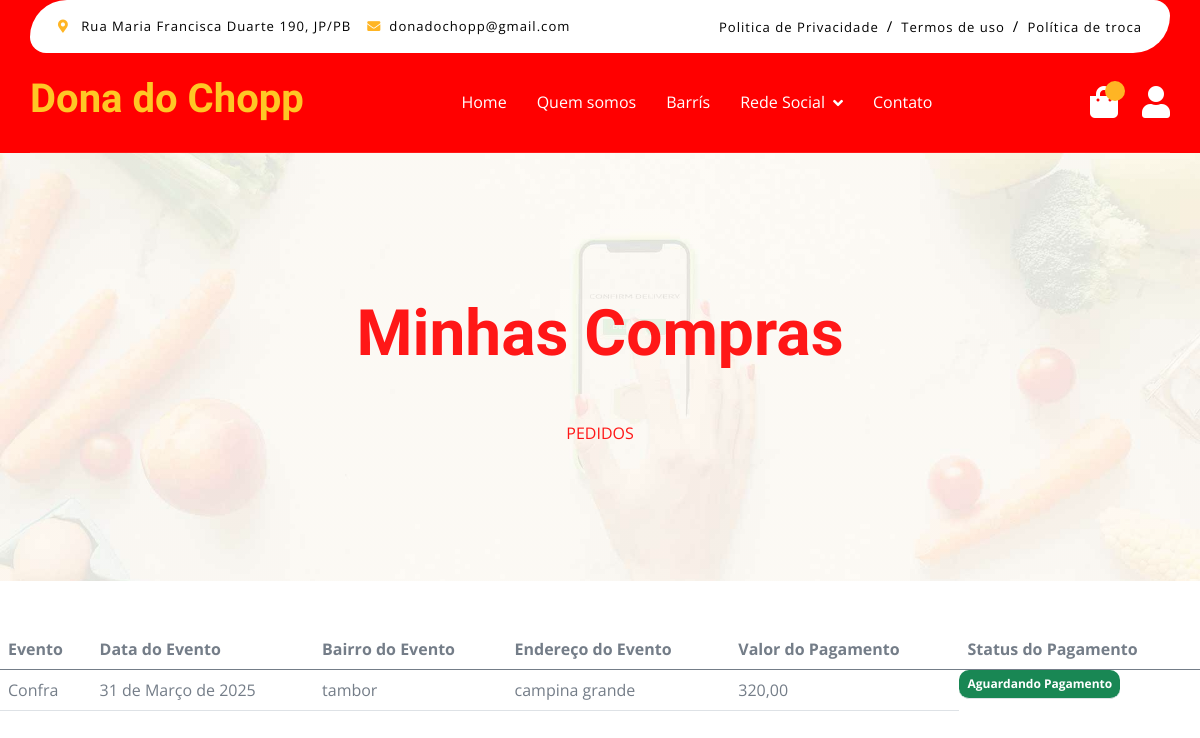
Page /minhas-compras/ (signed in) on the committed database.
### authentication/models.py (models this page shows, shortened)
class Evento(models.Model):
    usuario = models.ForeignKey(Usuario, on_delete=models.CASCADE)
    cep = models.CharField(max_length=8, default=0)
    celular = models.CharField(max_length=11)
    bairro = models.CharField(max_length=100, default='None')
    endereco = models.CharField(max_length=100)
    data_evento = models.DateField(null=True)
    tipo_evento = models.CharField(max_length=50, null=True)
    status = models.CharField(max_length=50, null=True, blank=True, default=' ')
    hora_evento = models.TimeField(null=True)
    valor = models.DecimalField(max_digits=10, decimal_places=2, default=0)
    chopeiras = models.ManyToManyField(Chopeira)

### authentication/views.py (the view)
# urls.py: path('minhas-compras/', PedidosView.as_view(), name='minhas_compras'),
class PedidosView(TemplateView):
    template_name = 'sucesso.html'
    def get(self, request):
        usuario = request.user.username
        user = Usuario.objects.get(username=usuario)
        eventos = Evento.objects.filter(usuario=user).order_by('-id')
        print(f'-------------{usuario}---------')
        print(f'-------------{len(eventos)}---------')
        context = {'pagamentos':eventos}
        return render(request, self.template_name, context)

### templates/sucesso.html (shortened to what this page needs)
{% extends "base.html" %}
{% block 'content'%}
{% include 'parciais/nav_bar.html'%}
<div class="container-xxl py-5 bg-dark hero-header mb-5">
    <div class="container text-center my-5 pt-5 pb-4">
        <h1 class="mb-5 display-3 text-primary">Minhas Compras</h1>
        <nav aria-label="breadcrumb">
            <ol class="breadcrumb justify-content-center text-uppercase">
                <li class="breadcrumb-item"><a href="#">Pedidos</a></li>
            </ol>
        </nav>
    </div>
</div>
{% if pagamentos %}
    <table class="table d-none d-md-table">
        <thead>
            <tr>
                <th scope="col">Evento</th>
                <th scope="col">Data do Evento</th>
                <th scope="col">Bairro do Evento</th>
                <th scope="col">Endereço do Evento</th>
                <th scope="col">Valor do Pagamento</th>
                <th scope="col">Status do Pagamento</th>
            </tr>
        </thead>
        <tbody>
            {% for pag in pagamentos %}
            <tr>
                <td>{{ pag.tipo_evento }}</td>
                <td>{{ pag.data_evento }}</td>
                <td>{{ pag.bairro }}</td>
                <td>{{ pag.endereco }}</td>
                <td>{{ pag.valor }}</td>
                <td class="badge bg-success">{{ pag.status }}</td>
            </tr>
            {% endfor %}
        </tbody>
    </table>
{% else %}
    <p>Você ainda não fez nenhuma compra.</p>
{% endif %}
{% endblock %}

### static/css/style.css (style rules this page uses)
.hero-header { background: linear-gradient(rgba(248, 223, 173, 0.1), rgba(248, 223, 173, 0.1)), url(../img/hero-img.jpg); background-position: center center; background-repeat: no-repeat; background-size: cover; }
@media (min-width: 992px) { .hero-header, .page-header { margin-top: 152px !important; } }

### templates/sucesso.html (style rules this page uses)
@media (min-width: 768px) { .table { display: table; } }

### rows in the picture
Evento: tipo_evento "Confra", data_evento "31 de Março de 2025", bairro "tambor", endereco "campina grande", valor "320,00", status "Aguardando Pagamento"
